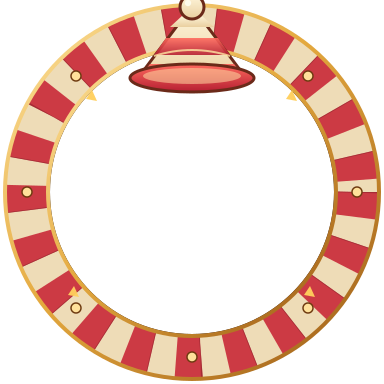
#> input picture web/assets/frames/frame_clown.png, 384 x 384 px; its folder holds only this picture in this run
$ python -i renderer.py   (imports and definitions only)
#> lines starting #> are read from the running program, lines starting #| are printed output that depends on the picture
#> further down, picture is the input picture: PIL image 384x384 RGBA; mean R, G, B, A 80, 51.5, 41.5, 92.2
"""Pillow production renderer for Widget Studio templates (schema v4).

Every selected background carries its own ``styles``.  The streak number and
the flame are one counter component: ``counter.scale`` scales both together,
``counter.gap`` is the visible distance between the flame's right edge and the
number's left edge, and the number is vertically centred on the flame.  Label
text supports weight, letter spacing, an outline and regular fill colours.

Positions come from the selected background's ``layout``.  One of the
background's text variants is chosen at random per request.
"""

from __future__ import annotations

import io
import random
import re
from pathlib import Path
from typing import Any

from PIL import Image, ImageChops, ImageColor, ImageDraw, ImageFilter, ImageFont, ImageOps

from .schema import resolve_src

FONT_REGULAR = Path("/usr/share/fonts/opentype/noto/NotoSansCJK-Regular.ttc")
FONT_BOLD = Path("/usr/share/fonts/opentype/noto/NotoSansCJK-Bold.ttc")
FONT_INDEX = 2  # Noto Sans CJK SC
PLACEHOLDER_RE = re.compile(r"\{(streak|xp|rank|name)\}")
CJK_RANGE = "\u2e80-\u9fff\uf900-\ufaff\uff00-\uffef"
INCOMPLETE_STREAK_COLOR = "#9a9a9a"
INCOMPLETE_STREAK_SHADOW = "rgba(0,0,0,0.28)"
# Flame PNGs carry transparent padding around the visible artwork.  Crop to the
# alpha bbox, then keep ~9% breathing room inside the style box so the visible
# flame is roughly 200px tall for a 220px box (instead of shrinking to ~178px).
FLAME_VISIBLE_SCALE = 0.91
_FONT_CACHE: dict[tuple[int, int], ImageFont.FreeTypeFont] = {}


class RenderError(ValueError):
    pass


# [60 lines left out: functions _font, parse_color, _open_rgba, not called in this run]


def _grayscale(image: Image.Image, brightness: float = 0.85) -> Image.Image:
    """Convert RGB to neutral gray while keeping the original alpha channel."""
#> called with brightness = 0.85

    gray = ImageOps.grayscale(image.convert("RGB"))
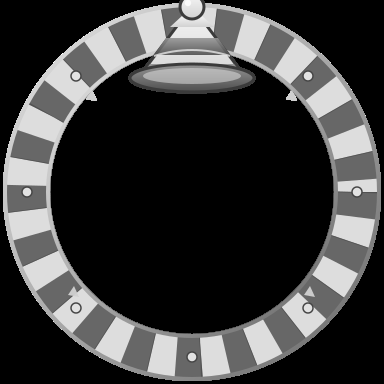
#> gray: PIL image 384x384 L; min 0, max 255, mean 58.9
    if brightness != 1:
        gray = gray.point(lambda value: round(value * brightness))
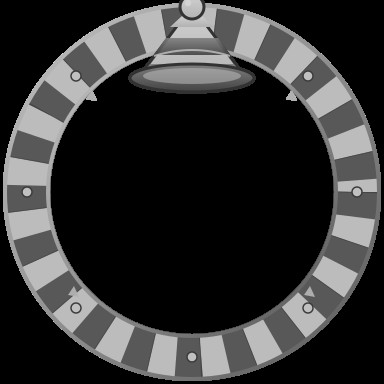
#> gray: PIL image 384x384 L; min 0, max 217, mean 50.1
    return Image.merge("RGBA", (gray, gray, gray, image.getchannel("A")))
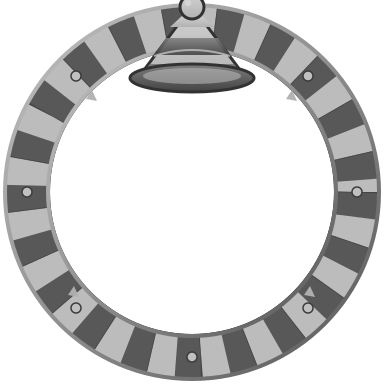
#> returned value: PIL image 384x384 RGBA; mean R, G, B, A 50.1, 50.1, 50.1, 92.2; transparent parts drawn white


# [453 lines left out: functions _scaled_size, _paste_background, _format_text, _tokens, _line_width, _draw_line and 9 more, not called in this run]


__all__ = [
    "FONT_BOLD",
    "FONT_REGULAR",
    "RenderError",
    "parse_color",
    "render_template",
]

>>> from PIL import Image
>>> picture = Image.open('../../web/assets/frames/frame_clown.png')
>>> result = _grayscale(picture)
